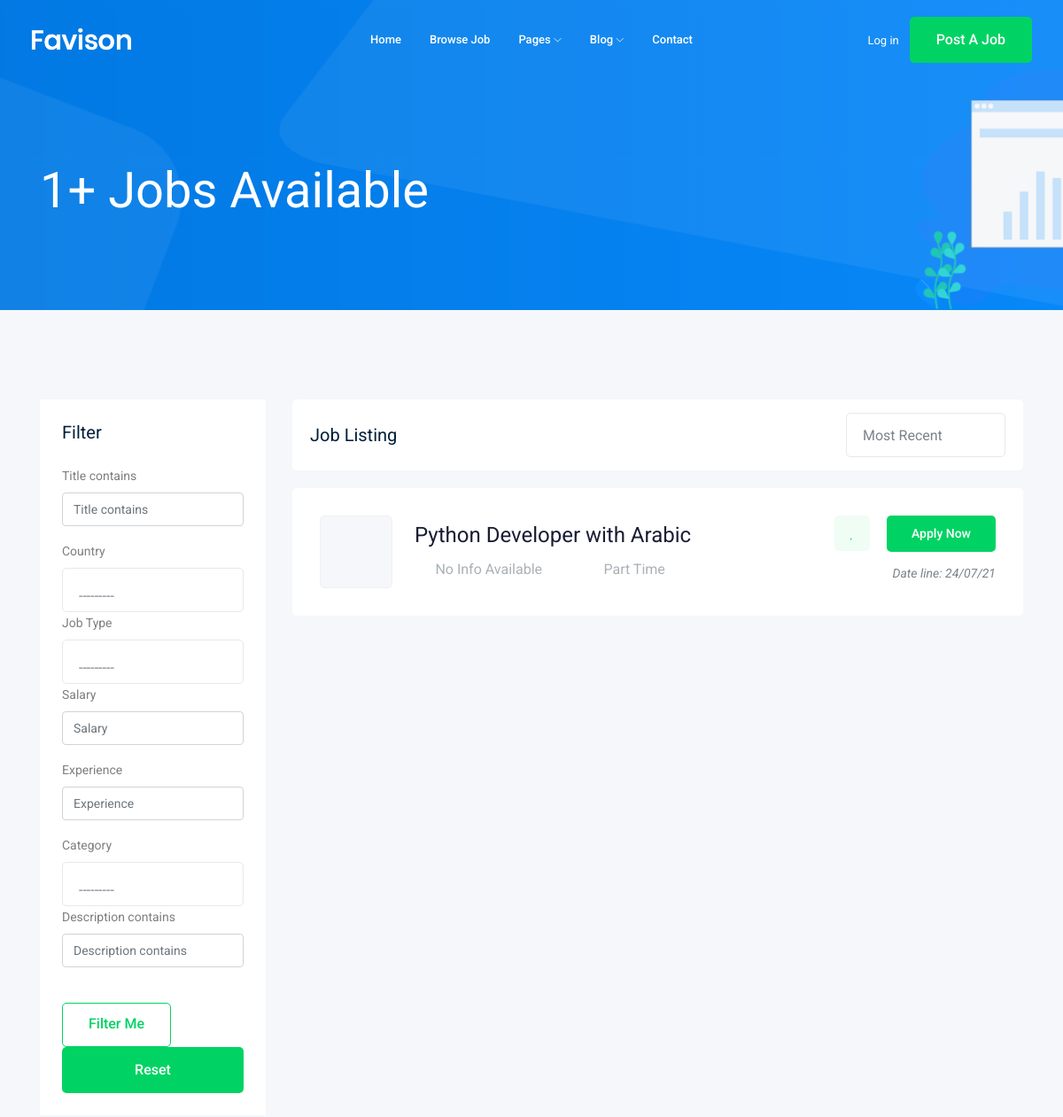
The page /jobs/ (upper part) on the database as committed earlier.
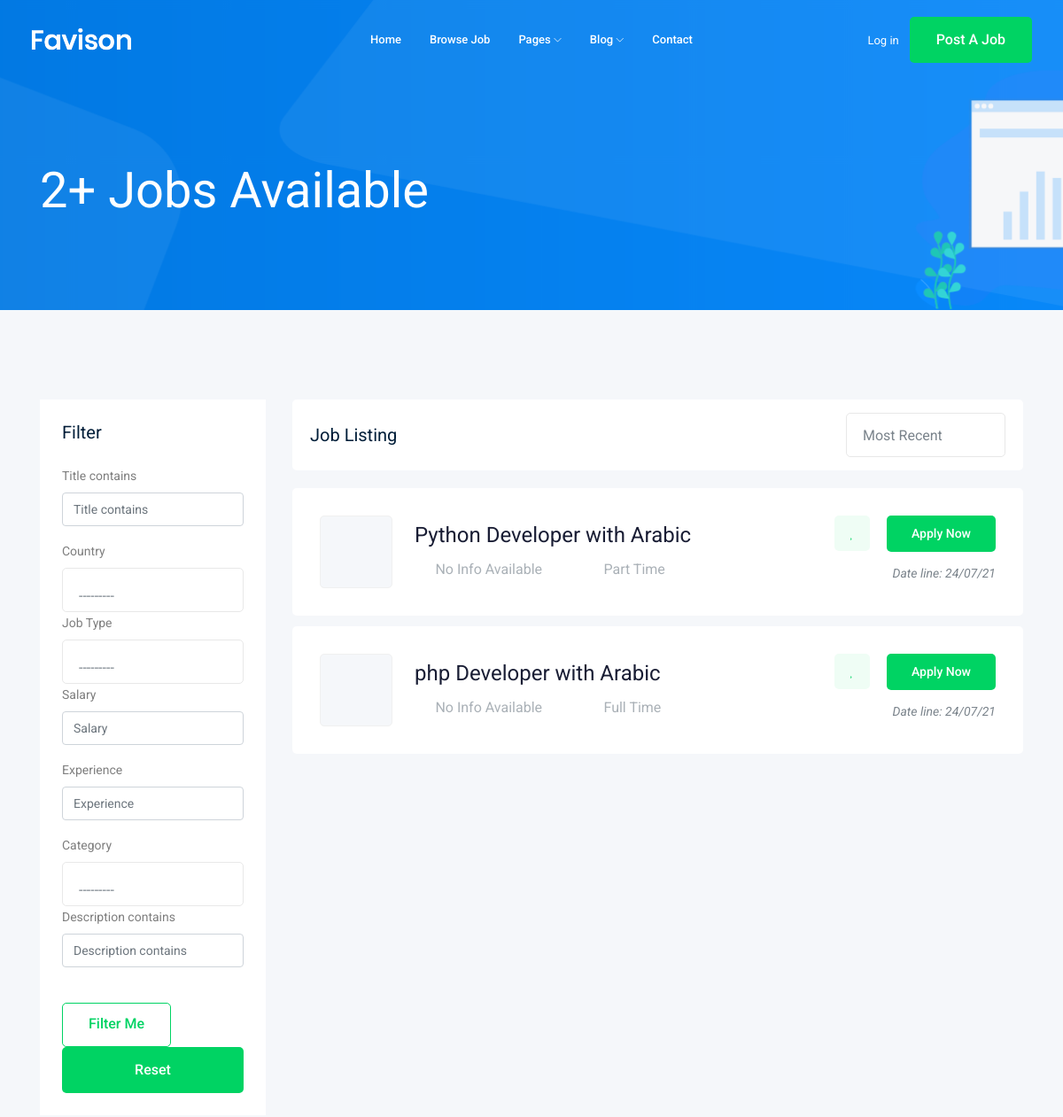
The same page on the database as committed later.
### job/models.py (models this page shows, shortened)
class Job(models.Model):
    JOBowner = models.ForeignKey(User, related_name="job_owner", on_delete=models.CASCADE, verbose_name=_("Job Owner"))
    JOBTitle = models.CharField(max_length=100, verbose_name=_("Title"))
    PRFCountry = CountryField(blank=True, null=True, verbose_name=_("Country"))
    JOBJobtype = models.CharField(max_length=15, choices=JOB_TYPES,verbose_name=_('Job Type'))
    JOBDescription = models.TextField(max_length=1000, verbose_name=_("Description"))
    JOBCreated_at = models.DateTimeField(auto_now=True, verbose_name=_("Date Created"))
    JOBVacancy = models.IntegerField(default=1, verbose_name=_("Vacancy"))
    JOBSalary = models.IntegerField(default=0, verbose_name=_("Salary"))
    JOBExperience = models.IntegerField(default=1, verbose_name=_("Experience"))
    JOBCategory = models.ForeignKey('Category', on_delete=models.CASCADE, verbose_name=_("Category"))
    JOBImage = models.ImageField(upload_to=image_upload, blank=True, null=True, verbose_name=_("Image"))
    JOBSlug = models.SlugField(blank=True, null=True, verbose_name=_("Slug"))
    class Meta:
        verbose_name= _("Job")
        verbose_name_plural = _("Jobs")

### job/views.py (the view)
# urls.py: path('', views.job_list, name='job_list'),
def job_list(request):
    job_list = Job.objects.all()
    myfilter = JobFilter(request.GET, queryset=job_list)
    job_list=myfilter.qs
    page_object = pagination_func(request, job_list)
    context = {'jobs': page_object, 'myfilter' : myfilter}
    return render(request, 'job/job_list.html', context)

### job/models.py (called while the page is built)
    def __str__(self):
        return self.CATName

### job/views.py (called while the page is built)
def pagination_func(request, list):
    paginator = Paginator(list, 5) # Show 25 contacts per page.
    page_number = request.GET.get('page')
    return paginator.get_page(page_number)

### job/templates/job/job_list.html (shortened to what the changed rows need)
{% extends 'base.html' %}
{% load bootstrap4 %}
{% block body %}
    <div class="bradcam_area bradcam_bg_1">
        <div class="container">
            <div class="row">
                <div class="col-xl-12">
                    <div class="bradcam_text">
                        <h3>{{jobs|length}}+ Jobs Available</h3>
                    </div>
                </div>
            </div>
        </div>
    </div>
    <div class="job_listing_area plus_padding">
        <div class="container">
            <div class="row">
                <div class="col-lg-9">
                    <div class="job_lists m-0">
                        <div class="row">
                        {% if jobs %}
                            {% for job in jobs %}
                                <div class="col-lg-12 col-md-12">
                                    <div class="single_jobs white-bg d-flex justify-content-between">
                                        <div class="jobs_left d-flex align-items-center">
                                            <div class="thumb">
                                            </div>
                                            <div class="jobs_conetent">
                                                <a href="{% url 'jobs:job_detail' job.JOBSlug %}"><h4>{{job.JOBTitle}}</h4></a>
                                                <div class="links_locat d-flex align-items-center">
                                                    <div class="location">
                                                        <p> <i class="fa fa-map-marker"></i>
                                                            {% if job.PRFCountry %}
                                                                {{job.PRFCountry}}
                                                            {% else %}
                                                                No Info Available
                                                            {% endif %}
                                                        </p>
                                                    </div>
                                                    <div class="location">
                                                        <p> <i class="fa fa-clock-o"></i>{{job.JOBJobtype}}</p>
                                                    </div>
                                                </div>
                                            </div>
                                        </div>
                                        <div class="jobs_right">
                                            <div class="apply_now">
                                                <a class="heart_mark" href="#"> <i class="fa fa-heart"></i> </a>
                                                <a href="{% url 'jobs:job_detail' job.JOBSlug %}" class="boxed-btn3">Apply Now</a>
                                            </div>
                                            <div class="date">
                                                <p>Date line: {{job.JOBCreated_at | date:'d/m/y'}}</p>
                                            </div>
                                        </div>
                                    </div>
                                </div>
                            {% endfor %}
                        {% endif %}
                        </div>
                    </div>
                </div>
            </div>
        </div>
    </div>
{% endblock body%}

Rows that differ between the two databases and show on the page:
added Job: JOBTitle "php Developer with Arabic", shows "No Info Available", JOBJobtype "Full Time", JOBCreated_at "24/07/21"
Other text that changed with them:
{{ jobs|length }}: "1" → "2"
